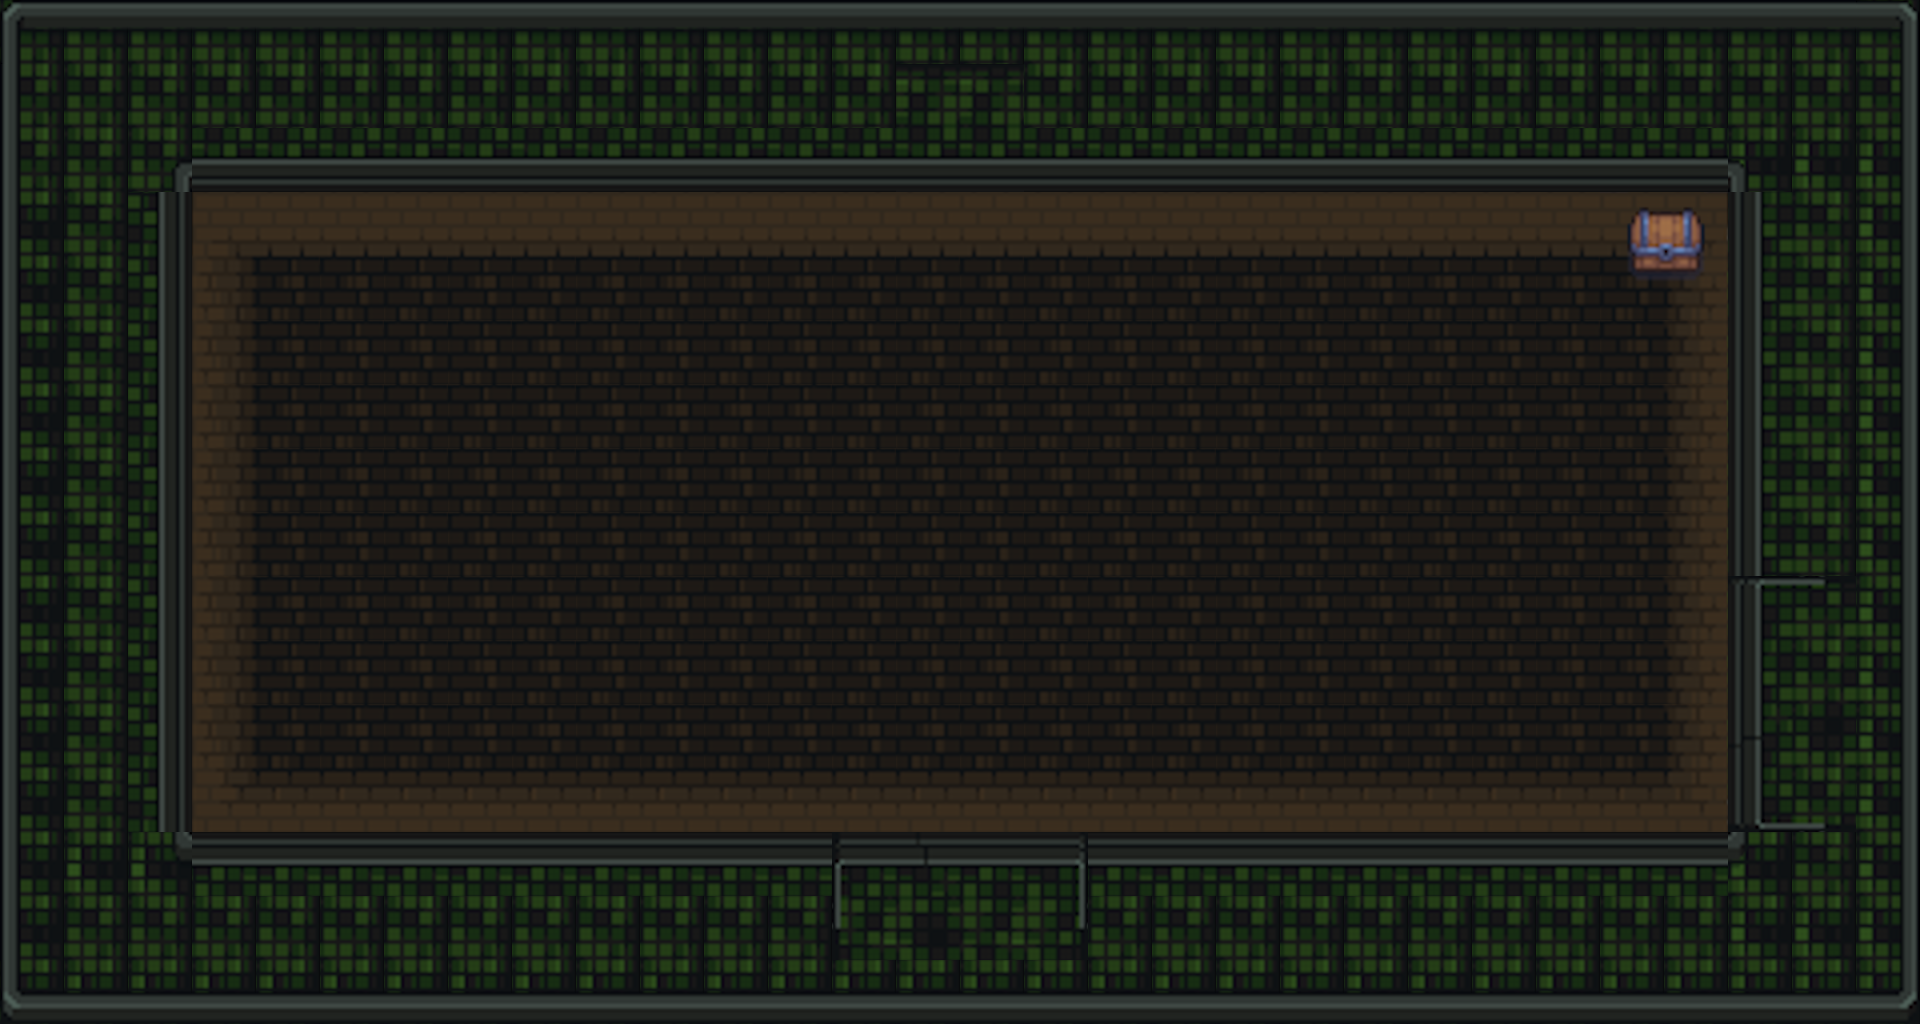

The image is a tile-based game level rendered from a .tmx file. Its description and source (layers, tilesets, objects; grid data summarised) follow:
An orthogonal 30x16 tile map with 64x64 px tiles, 5 tile layers (doors, mapa, corners, Tile Layer 5, ...), 4 tilesets and 8 objects (2x 4, 2x 1, 2x Orc, chest, Skeleton_Archer).

<map version="1.10" tiledversion="1.11.2" orientation="orthogonal" renderorder="right-down" width="30" height="16" tilewidth="64" tileheight="64" infinite="0" nextlayerid="12" nextobjectid="28">
 <tileset firstgid="1" source="../tilesets/floorwalls.tsx" />
 <tileset firstgid="494" source="../tilesets/animaitons.tsx" />
 <tileset firstgid="614" source="../tilesets/objects_random.tsx" />
 <tileset firstgid="866" source="../tilesets/map_02.tsx" />
 <layer id="5" name="doors" width="30" height="16">
  <properties>
   <property name="door" type="bool" value="true" />
   <property name="solid" type="bool" value="true" />
  </properties>
  <data>[480 cells, 8 non-empty, 4 distinct tile ids]</data>
 </layer>
 <layer id="1" name="mapa" width="30" height="16">
  <data>[480 cells, 260 non-empty, 13 distinct tile ids]</data>
 </layer>
 <layer id="4" name="corners" width="30" height="16">
  <properties>
   <property name="solid" type="bool" value="true" />
  </properties>
  <data>[480 cells, 178 non-empty, 2 distinct tile ids]</data>
 </layer>
 <layer id="11" name="Tile Layer 5" width="30" height="16">
  <data>[480 cells, 154 non-empty, 14 distinct tile ids]</data>
 </layer>
 <layer id="9" name="objects" width="30" height="16">
  <data>[480 cells, 20 non-empty, 12 distinct tile ids]</data>
 </layer>
 <objectgroup id="10" name="chest">
  <object id="20" name="chest" x="1526" y="184" width="202" height="174">
   <properties>
    <property name="items" value="HealthPotion" />
   </properties>
  </object>
 </objectgroup>
 <objectgroup id="2" name="gateways">
  <object id="21" name="4" x="898" y="852" width="58" height="64">
   <properties>
    <property name="target" type="int" value="4" />
   </properties>
  </object>
  <object id="22" name="4" x="962" y="852" width="64" height="64">
   <properties>
    <property name="target" type="int" value="4" />
   </properties>
  </object>
  <object id="25" name="1" x="1763.92" y="640.831" width="64" height="64">
   <properties>
    <property name="target" type="int" value="1" />
   </properties>
  </object>
  <object id="26" name="1" x="1763.92" y="704.789" width="64" height="64">
   <properties>
    <property name="target" type="int" value="1" />
   </properties>
  </object>
 </objectgroup>
 <objectgroup id="8" name="npcs">
  <object id="23" name="Orc" x="460.493" y="539.801">
   <properties>
    <property name="maxHp" type="int" value="20" />
   </properties>
   <point />
  </object>
  <object id="24" name="Orc" x="637.015" y="342.811">
   <properties>
    <property name="item" value="StrengthPotion" />
    <property name="maxHp" type="int" value="15" />
   </properties>
   <point />
  </object>
  <object id="27" name="Skeleton_Archer" x="399.094" y="342.811">
   <properties>
    <property name="maxHp" type="int" value="15" />
   </properties>
   <point />
  </object>
 </objectgroup>
</map>
